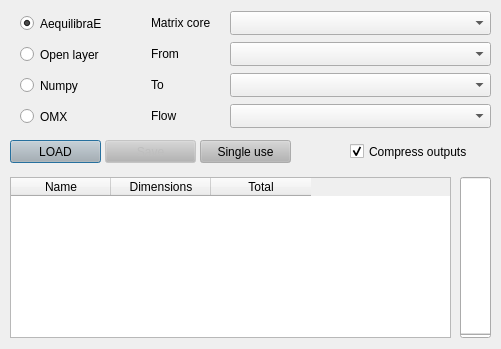
<?xml version="1.0" encoding="UTF-8"?>
<ui version="4.0">
 <class>matrix_loader</class>
 <widget class="QDialog" name="matrix_loader">
  <property name="windowModality">
   <enum>Qt::ApplicationModal</enum>
  </property>
  <property name="geometry">
   <rect>
    <x>0</x>
    <y>0</y>
    <width>501</width>
    <height>349</height>
   </rect>
  </property>
  <property name="maximumSize">
   <size>
    <width>501</width>
    <height>349</height>
   </size>
  </property>
  <property name="font">
   <font>
    <pointsize>9</pointsize>
   </font>
  </property>
  <property name="windowTitle">
   <string>AequilibraE  -  Matrix loader</string>
  </property>
  <property name="windowIcon">
   <iconset>
    <normaloff>../../../../../../.designer/icon.png</normaloff>../../../../../../.designer/icon.png</iconset>
  </property>
  <property name="modal">
   <bool>true</bool>
  </property>
  <widget class="QPushButton" name="but_load">
   <property name="geometry">
    <rect>
     <x>10</x>
     <y>140</y>
     <width>91</width>
     <height>23</height>
    </rect>
   </property>
   <property name="palette">
    <palette>
     <active>
      <colorrole role="Button">
       <brush brushstyle="SolidPattern">
        <color alpha="255">
         <red>180</red>
         <green>180</green>
         <blue>180</blue>
        </color>
       </brush>
      </colorrole>
     </active>
     <inactive>
      <colorrole role="Button">
       <brush brushstyle="SolidPattern">
        <color alpha="255">
         <red>180</red>
         <green>180</green>
         <blue>180</blue>
        </color>
       </brush>
      </colorrole>
     </inactive>
     <disabled>
      <colorrole role="Button">
       <brush brushstyle="SolidPattern">
        <color alpha="255">
         <red>180</red>
         <green>180</green>
         <blue>180</blue>
        </color>
       </brush>
      </colorrole>
     </disabled>
    </palette>
   </property>
   <property name="text">
    <string>LOAD</string>
   </property>
  </widget>
  <widget class="QProgressBar" name="progressbar">
   <property name="enabled">
    <bool>true</bool>
   </property>
   <property name="geometry">
    <rect>
     <x>460</x>
     <y>177</y>
     <width>31</width>
     <height>161</height>
    </rect>
   </property>
   <property name="palette">
    <palette>
     <active>
      <colorrole role="Highlight">
       <brush brushstyle="SolidPattern">
        <color alpha="255">
         <red>0</red>
         <green>170</green>
         <blue>0</blue>
        </color>
       </brush>
      </colorrole>
     </active>
     <inactive>
      <colorrole role="Highlight">
       <brush brushstyle="SolidPattern">
        <color alpha="255">
         <red>240</red>
         <green>240</green>
         <blue>240</blue>
        </color>
       </brush>
      </colorrole>
     </inactive>
     <disabled>
      <colorrole role="Highlight">
       <brush brushstyle="SolidPattern">
        <color alpha="255">
         <red>51</red>
         <green>153</green>
         <blue>255</blue>
        </color>
       </brush>
      </colorrole>
     </disabled>
    </palette>
   </property>
   <property name="value">
    <number>0</number>
   </property>
   <property name="textVisible">
    <bool>true</bool>
   </property>
   <property name="orientation">
    <enum>Qt::Vertical</enum>
   </property>
   <property name="textDirection">
    <enum>QProgressBar::BottomToTop</enum>
   </property>
  </widget>
  <widget class="QComboBox" name="field_cells">
   <property name="enabled">
    <bool>true</bool>
   </property>
   <property name="geometry">
    <rect>
     <x>230</x>
     <y>104</y>
     <width>261</width>
     <height>24</height>
    </rect>
   </property>
   <property name="maxVisibleItems">
    <number>10</number>
   </property>
  </widget>
  <widget class="QComboBox" name="field_from">
   <property name="geometry">
    <rect>
     <x>230</x>
     <y>42</y>
     <width>261</width>
     <height>24</height>
    </rect>
   </property>
   <property name="maxVisibleItems">
    <number>10</number>
   </property>
  </widget>
  <widget class="QLabel" name="lbl_matrix">
   <property name="geometry">
    <rect>
     <x>151</x>
     <y>15</y>
     <width>121</width>
     <height>16</height>
    </rect>
   </property>
   <property name="text">
    <string>Matrix core</string>
   </property>
  </widget>
  <widget class="QLabel" name="lbl_from">
   <property name="geometry">
    <rect>
     <x>151</x>
     <y>46</y>
     <width>121</width>
     <height>16</height>
    </rect>
   </property>
   <property name="text">
    <string>From</string>
   </property>
  </widget>
  <widget class="QLabel" name="lbl_flow">
   <property name="geometry">
    <rect>
     <x>151</x>
     <y>108</y>
     <width>121</width>
     <height>16</height>
    </rect>
   </property>
   <property name="text">
    <string>Flow</string>
   </property>
  </widget>
  <widget class="QComboBox" name="matrix_layer">
   <property name="geometry">
    <rect>
     <x>230</x>
     <y>11</y>
     <width>261</width>
     <height>24</height>
    </rect>
   </property>
   <property name="maxVisibleItems">
    <number>10</number>
   </property>
  </widget>
  <widget class="QLabel" name="lbl_to">
   <property name="geometry">
    <rect>
     <x>151</x>
     <y>77</y>
     <width>121</width>
     <height>16</height>
    </rect>
   </property>
   <property name="text">
    <string>To</string>
   </property>
  </widget>
  <widget class="QComboBox" name="field_to">
   <property name="enabled">
    <bool>true</bool>
   </property>
   <property name="geometry">
    <rect>
     <x>230</x>
     <y>73</y>
     <width>261</width>
     <height>24</height>
    </rect>
   </property>
   <property name="maxVisibleItems">
    <number>10</number>
   </property>
  </widget>
  <widget class="QRadioButton" name="radio_omx_matrix">
   <property name="geometry">
    <rect>
     <x>20</x>
     <y>108</y>
     <width>61</width>
     <height>17</height>
    </rect>
   </property>
   <property name="text">
    <string>OMX</string>
   </property>
  </widget>
  <widget class="QRadioButton" name="radio_npy_matrix">
   <property name="geometry">
    <rect>
     <x>20</x>
     <y>77</y>
     <width>71</width>
     <height>17</height>
    </rect>
   </property>
   <property name="text">
    <string>Numpy</string>
   </property>
  </widget>
  <widget class="QRadioButton" name="radio_layer_matrix">
   <property name="geometry">
    <rect>
     <x>20</x>
     <y>46</y>
     <width>91</width>
     <height>17</height>
    </rect>
   </property>
   <property name="text">
    <string>Open layer</string>
   </property>
   <property name="checked">
    <bool>false</bool>
   </property>
  </widget>
  <widget class="QPushButton" name="but_save_for_single_use">
   <property name="geometry">
    <rect>
     <x>200</x>
     <y>140</y>
     <width>91</width>
     <height>23</height>
    </rect>
   </property>
   <property name="palette">
    <palette>
     <active>
      <colorrole role="Button">
       <brush brushstyle="SolidPattern">
        <color alpha="255">
         <red>180</red>
         <green>180</green>
         <blue>180</blue>
        </color>
       </brush>
      </colorrole>
     </active>
     <inactive>
      <colorrole role="Button">
       <brush brushstyle="SolidPattern">
        <color alpha="255">
         <red>180</red>
         <green>180</green>
         <blue>180</blue>
        </color>
       </brush>
      </colorrole>
     </inactive>
     <disabled>
      <colorrole role="Button">
       <brush brushstyle="SolidPattern">
        <color alpha="255">
         <red>180</red>
         <green>180</green>
         <blue>180</blue>
        </color>
       </brush>
      </colorrole>
     </disabled>
    </palette>
   </property>
   <property name="text">
    <string>Single use</string>
   </property>
  </widget>
  <widget class="QTableWidget" name="matrix_list_view">
   <property name="geometry">
    <rect>
     <x>10</x>
     <y>177</y>
     <width>441</width>
     <height>161</height>
    </rect>
   </property>
   <column>
    <property name="text">
     <string>Name</string>
    </property>
   </column>
   <column>
    <property name="text">
     <string>Dimensions</string>
    </property>
   </column>
   <column>
    <property name="text">
     <string>Total</string>
    </property>
   </column>
  </widget>
  <widget class="QLabel" name="progress_label">
   <property name="geometry">
    <rect>
     <x>299</x>
     <y>142</y>
     <width>191</width>
     <height>20</height>
    </rect>
   </property>
   <property name="text">
    <string/>
   </property>
  </widget>
  <widget class="QRadioButton" name="radio_aeq_matrix">
   <property name="enabled">
    <bool>true</bool>
   </property>
   <property name="geometry">
    <rect>
     <x>20</x>
     <y>15</y>
     <width>101</width>
     <height>17</height>
    </rect>
   </property>
   <property name="text">
    <string>AequilibraE</string>
   </property>
   <property name="checked">
    <bool>true</bool>
   </property>
  </widget>
  <widget class="QPushButton" name="but_permanent_save">
   <property name="enabled">
    <bool>false</bool>
   </property>
   <property name="geometry">
    <rect>
     <x>105</x>
     <y>140</y>
     <width>91</width>
     <height>23</height>
    </rect>
   </property>
   <property name="palette">
    <palette>
     <active>
      <colorrole role="Button">
       <brush brushstyle="SolidPattern">
        <color alpha="255">
         <red>180</red>
         <green>180</green>
         <blue>180</blue>
        </color>
       </brush>
      </colorrole>
     </active>
     <inactive>
      <colorrole role="Button">
       <brush brushstyle="SolidPattern">
        <color alpha="255">
         <red>180</red>
         <green>180</green>
         <blue>180</blue>
        </color>
       </brush>
      </colorrole>
     </inactive>
     <disabled>
      <colorrole role="Button">
       <brush brushstyle="SolidPattern">
        <color alpha="255">
         <red>180</red>
         <green>180</green>
         <blue>180</blue>
        </color>
       </brush>
      </colorrole>
     </disabled>
    </palette>
   </property>
   <property name="text">
    <string>Save</string>
   </property>
  </widget>
  <widget class="QCheckBox" name="compressed">
   <property name="geometry">
    <rect>
     <x>350</x>
     <y>143</y>
     <width>141</width>
     <height>17</height>
    </rect>
   </property>
   <property name="text">
    <string>Compress outputs</string>
   </property>
   <property name="checked">
    <bool>true</bool>
   </property>
  </widget>
  <zorder>matrix_list_view</zorder>
  <zorder>but_load</zorder>
  <zorder>progressbar</zorder>
  <zorder>field_cells</zorder>
  <zorder>field_from</zorder>
  <zorder>lbl_matrix</zorder>
  <zorder>lbl_from</zorder>
  <zorder>lbl_flow</zorder>
  <zorder>matrix_layer</zorder>
  <zorder>lbl_to</zorder>
  <zorder>field_to</zorder>
  <zorder>radio_omx_matrix</zorder>
  <zorder>radio_npy_matrix</zorder>
  <zorder>radio_layer_matrix</zorder>
  <zorder>but_save_for_single_use</zorder>
  <zorder>progress_label</zorder>
  <zorder>radio_aeq_matrix</zorder>
  <zorder>but_permanent_save</zorder>
  <zorder>compressed</zorder>
 </widget>
 <resources/>
 <connections/>
</ui>
